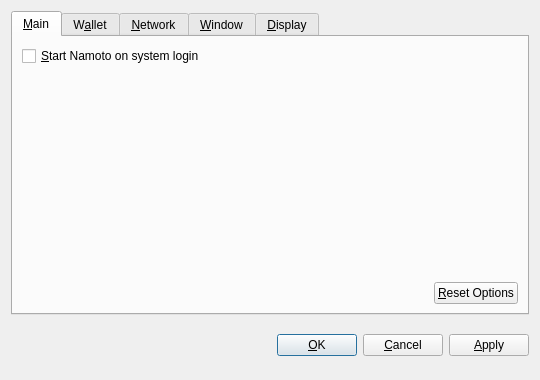
<?xml version="1.0" encoding="UTF-8"?>
<ui version="4.0">
 <class>OptionsDialog</class>
 <widget class="QDialog" name="OptionsDialog">
  <property name="geometry">
   <rect>
    <x>0</x>
    <y>0</y>
    <width>540</width>
    <height>380</height>
   </rect>
  </property>
  <property name="windowTitle">
   <string>Options</string>
  </property>
  <property name="modal">
   <bool>true</bool>
  </property>
  <layout class="QVBoxLayout" name="verticalLayout">
   <item>
    <widget class="QTabWidget" name="tabWidget">
     <property name="tabPosition">
      <enum>QTabWidget::North</enum>
     </property>
     <property name="currentIndex">
      <number>0</number>
     </property>
     <widget class="QWidget" name="tabMain">
      <attribute name="title">
       <string>&amp;Main</string>
      </attribute>
      <layout class="QVBoxLayout" name="verticalLayout_Main">
       <item>
        <widget class="QCheckBox" name="bitcoinAtStartup">
         <property name="toolTip">
          <string>Automatically start Namoto after logging in to the system.</string>
         </property>
         <property name="text">
          <string>&amp;Start Namoto on system login</string>
         </property>
        </widget>
       </item>
       <item>
        <spacer name="verticalSpacer_Main">
         <property name="orientation">
          <enum>Qt::Vertical</enum>
         </property>
         <property name="sizeHint" stdset="0">
          <size>
           <width>20</width>
           <height>40</height>
          </size>
         </property>
        </spacer>
       </item>
       <item>
        <layout class="QHBoxLayout" name="horizontalLayout_2_Main">
         <item>
          <spacer name="horizontalSpacer_2_Main">
           <property name="orientation">
            <enum>Qt::Horizontal</enum>
           </property>
           <property name="sizeHint" stdset="0">
            <size>
             <width>40</width>
             <height>20</height>
            </size>
           </property>
          </spacer>
         </item>
         <item>
          <widget class="QPushButton" name="resetButton">
           <property name="toolTip">
            <string>Reset all client options to default.</string>
           </property>
           <property name="text">
            <string>&amp;Reset Options</string>
           </property>
           <property name="autoDefault">
            <bool>false</bool>
           </property>
          </widget>
         </item>
        </layout>
       </item>
      </layout>
     </widget>
     <widget class="QWidget" name="tabWallet">
      <attribute name="title">
       <string>W&amp;allet</string>
      </attribute>
      <layout class="QVBoxLayout" name="verticalLayout_Network">
       <item>
        <widget class="QLabel" name="transactionFeeInfoLabel">
         <property name="text">
          <string>Optional transaction fee per kB that helps make sure your transactions are processed quickly. Most transactions are 1 kB.</string>
         </property>
         <property name="textFormat">
          <enum>Qt::PlainText</enum>
         </property>
         <property name="wordWrap">
          <bool>true</bool>
         </property>
        </widget>
       </item>
       <item>
        <layout class="QHBoxLayout" name="horizontalLayout_1_Main">
         <item>
          <widget class="QLabel" name="transactionFeeLabel">
           <property name="text">
            <string>Pay transaction &amp;fee</string>
           </property>
           <property name="textFormat">
            <enum>Qt::PlainText</enum>
           </property>
           <property name="buddy">
            <cstring>transactionFee</cstring>
           </property>
          </widget>
         </item>
         <item>
          <widget class="BitcoinAmountField" name="transactionFee"/>
         </item>
         <item>
          <spacer name="horizontalSpacer_1_Main">
           <property name="orientation">
            <enum>Qt::Horizontal</enum>
           </property>
           <property name="sizeHint" stdset="0">
            <size>
             <width>40</width>
             <height>20</height>
            </size>
           </property>
          </spacer>
         </item>
        </layout>
       </item>
       <item>
        <widget class="QLabel" name="label">
         <property name="text">
          <string>If you disable the spending of unconfirmed change, the change from a transaction cannot be used until that transaction has at least one confirmation. This also affects how your balance is computed.</string>
         </property>
         <property name="wordWrap">
          <bool>true</bool>
         </property>
        </widget>
       </item>
       <item>
        <widget class="QCheckBox" name="spendZeroConfChange">
         <property name="text">
          <string>Spend unconfirmed change  (experts only)</string>
         </property>
        </widget>
       </item>
       <item>
        <spacer name="verticalSpacer">
         <property name="orientation">
          <enum>Qt::Vertical</enum>
         </property>
         <property name="sizeHint" stdset="0">
          <size>
           <width>20</width>
           <height>40</height>
          </size>
         </property>
        </spacer>
       </item>
      </layout>
     </widget>
     <widget class="QWidget" name="tabNetwork">
      <attribute name="title">
       <string>&amp;Network</string>
      </attribute>
      <layout class="QVBoxLayout" name="verticalLayout_Network">
       <item>
        <widget class="QCheckBox" name="mapPortUpnp">
         <property name="toolTip">
          <string>Automatically open the Namoto client port on the router. This only works when your router supports UPnP and it is enabled.</string>
         </property>
         <property name="text">
          <string>Map port using &amp;UPnP</string>
         </property>
        </widget>
       </item>
       <item>
        <widget class="QCheckBox" name="connectSocks">
         <property name="toolTip">
          <string>Connect to the Namoto network through a SOCKS proxy (e.g. when connecting through Tor).</string>
         </property>
         <property name="text">
          <string>&amp;Connect through SOCKS proxy:</string>
         </property>
        </widget>
       </item>
       <item>
        <layout class="QHBoxLayout" name="horizontalLayout_Network">
         <item>
          <widget class="QLabel" name="proxyIpLabel">
           <property name="text">
            <string>Proxy &amp;IP:</string>
           </property>
           <property name="textFormat">
            <enum>Qt::PlainText</enum>
           </property>
           <property name="buddy">
            <cstring>proxyIp</cstring>
           </property>
          </widget>
         </item>
         <item>
          <widget class="QValidatedLineEdit" name="proxyIp">
           <property name="maximumSize">
            <size>
             <width>140</width>
             <height>16777215</height>
            </size>
           </property>
           <property name="toolTip">
            <string>IP address of the proxy (e.g. 127.0.0.1)</string>
           </property>
          </widget>
         </item>
         <item>
          <widget class="QLabel" name="proxyPortLabel">
           <property name="text">
            <string>&amp;Port:</string>
           </property>
           <property name="textFormat">
            <enum>Qt::PlainText</enum>
           </property>
           <property name="buddy">
            <cstring>proxyPort</cstring>
           </property>
          </widget>
         </item>
         <item>
          <widget class="QLineEdit" name="proxyPort">
           <property name="maximumSize">
            <size>
             <width>55</width>
             <height>16777215</height>
            </size>
           </property>
           <property name="toolTip">
            <string>Port of the proxy (e.g. 9050)</string>
           </property>
          </widget>
         </item>
         <item>
          <widget class="QLabel" name="socksVersionLabel">
           <property name="text">
            <string>SOCKS &amp;Version:</string>
           </property>
           <property name="textFormat">
            <enum>Qt::PlainText</enum>
           </property>
           <property name="buddy">
            <cstring>socksVersion</cstring>
           </property>
          </widget>
         </item>
         <item>
          <widget class="QValueComboBox" name="socksVersion">
           <property name="toolTip">
            <string>SOCKS version of the proxy (e.g. 5)</string>
           </property>
          </widget>
         </item>
         <item>
          <spacer name="horizontalSpacer_Network">
           <property name="orientation">
            <enum>Qt::Horizontal</enum>
           </property>
           <property name="sizeHint" stdset="0">
            <size>
             <width>40</width>
             <height>20</height>
            </size>
           </property>
          </spacer>
         </item>
        </layout>
       </item>
       <item>
        <spacer name="verticalSpacer_Network">
         <property name="orientation">
          <enum>Qt::Vertical</enum>
         </property>
         <property name="sizeHint" stdset="0">
          <size>
           <width>20</width>
           <height>40</height>
          </size>
         </property>
        </spacer>
       </item>
      </layout>
     </widget>
     <widget class="QWidget" name="tabWindow">
      <attribute name="title">
       <string>&amp;Window</string>
      </attribute>
      <layout class="QVBoxLayout" name="verticalLayout_Window">
       <item>
        <widget class="QCheckBox" name="minimizeToTray">
         <property name="toolTip">
          <string>Show only a tray icon after minimizing the window.</string>
         </property>
         <property name="text">
          <string>&amp;Minimize to the tray instead of the taskbar</string>
         </property>
        </widget>
       </item>
       <item>
        <widget class="QCheckBox" name="minimizeOnClose">
         <property name="toolTip">
          <string>Minimize instead of exit the application when the window is closed. When this option is enabled, the application will be closed only after selecting Quit in the menu.</string>
         </property>
         <property name="text">
          <string>M&amp;inimize on close</string>
         </property>
        </widget>
       </item>
       <item>
        <spacer name="verticalSpacer_Window">
         <property name="orientation">
          <enum>Qt::Vertical</enum>
         </property>
         <property name="sizeHint" stdset="0">
          <size>
           <width>20</width>
           <height>40</height>
          </size>
         </property>
        </spacer>
       </item>
      </layout>
     </widget>
     <widget class="QWidget" name="tabDisplay">
      <attribute name="title">
       <string>&amp;Display</string>
      </attribute>
      <layout class="QVBoxLayout" name="verticalLayout_Display">
       <item>
        <layout class="QHBoxLayout" name="horizontalLayout_1_Display">
         <item>
          <widget class="QLabel" name="langLabel">
           <property name="text">
            <string>User Interface &amp;language:</string>
           </property>
           <property name="textFormat">
            <enum>Qt::PlainText</enum>
           </property>
           <property name="buddy">
            <cstring>lang</cstring>
           </property>
          </widget>
         </item>
         <item>
          <widget class="QValueComboBox" name="lang">
           <property name="toolTip">
            <string>The user interface language can be set here. This setting will take effect after restarting Namoto.</string>
           </property>
          </widget>
         </item>
        </layout>
       </item>
       <item>
        <layout class="QHBoxLayout" name="horizontalLayout_2_Display">
         <item>
          <widget class="QLabel" name="unitLabel">
           <property name="text">
            <string>&amp;Unit to show amounts in:</string>
           </property>
           <property name="textFormat">
            <enum>Qt::PlainText</enum>
           </property>
           <property name="buddy">
            <cstring>unit</cstring>
           </property>
          </widget>
         </item>
         <item>
          <widget class="QValueComboBox" name="unit">
           <property name="toolTip">
            <string>Choose the default subdivision unit to show in the interface and when sending coins.</string>
           </property>
          </widget>
         </item>
        </layout>
       </item>
       <item>
        <widget class="QCheckBox" name="displayAddresses">
         <property name="toolTip">
          <string>Whether to show Namoto addresses in the transaction list or not.</string>
         </property>
         <property name="text">
          <string>&amp;Display addresses in transaction list</string>
         </property>
        </widget>
       </item>
       <item>
        <widget class="QCheckBox" name="coinControlFeatures">
         <property name="toolTip">
          <string>Whether to show coin control features or not.</string>
         </property>
         <property name="text">
          <string>Display coin &amp;control features (experts only!)</string>
         </property>
        </widget>
       </item>
       <item>
        <spacer name="verticalSpacer_Display">
         <property name="orientation">
          <enum>Qt::Vertical</enum>
         </property>
         <property name="sizeHint" stdset="0">
          <size>
           <width>20</width>
           <height>40</height>
          </size>
         </property>
        </spacer>
       </item>
      </layout>
     </widget>
    </widget>
   </item>
   <item>
    <layout class="QHBoxLayout" name="horizontalLayout_Buttons">
     <item>
      <spacer name="horizontalSpacer_1">
       <property name="orientation">
        <enum>Qt::Horizontal</enum>
       </property>
       <property name="sizeHint" stdset="0">
        <size>
         <width>40</width>
         <height>48</height>
        </size>
       </property>
      </spacer>
     </item>
     <item>
      <widget class="QLabel" name="statusLabel">
       <property name="font">
        <font>
         <weight>75</weight>
         <bold>true</bold>
        </font>
       </property>
       <property name="text">
        <string/>
       </property>
       <property name="textFormat">
        <enum>Qt::PlainText</enum>
       </property>
       <property name="wordWrap">
        <bool>true</bool>
       </property>
      </widget>
     </item>
     <item>
      <spacer name="horizontalSpacer_2">
       <property name="orientation">
        <enum>Qt::Horizontal</enum>
       </property>
       <property name="sizeHint" stdset="0">
        <size>
         <width>40</width>
         <height>48</height>
        </size>
       </property>
      </spacer>
     </item>
     <item>
      <widget class="QPushButton" name="okButton">
       <property name="text">
        <string>&amp;OK</string>
       </property>
      </widget>
     </item>
     <item>
      <widget class="QPushButton" name="cancelButton">
       <property name="text">
        <string>&amp;Cancel</string>
       </property>
       <property name="autoDefault">
        <bool>false</bool>
       </property>
      </widget>
     </item>
     <item>
      <widget class="QPushButton" name="applyButton">
       <property name="text">
        <string>&amp;Apply</string>
       </property>
       <property name="autoDefault">
        <bool>false</bool>
       </property>
      </widget>
     </item>
    </layout>
   </item>
  </layout>
 </widget>
 <customwidgets>
  <customwidget>
   <class>BitcoinAmountField</class>
   <extends>QSpinBox</extends>
   <header>bitcoinamountfield.h</header>
  </customwidget>
  <customwidget>
   <class>QValueComboBox</class>
   <extends>QComboBox</extends>
   <header>qvaluecombobox.h</header>
  </customwidget>
  <customwidget>
   <class>QValidatedLineEdit</class>
   <extends>QLineEdit</extends>
   <header>qvalidatedlineedit.h</header>
  </customwidget>
 </customwidgets>
 <resources/>
 <connections/>
</ui>
